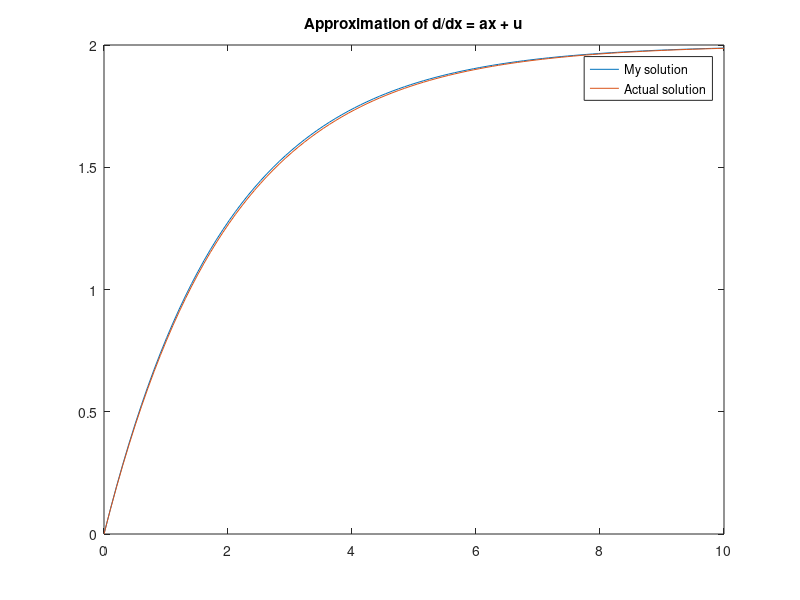

Write the MATLAB code that produced this figure.
% Pulizia ambiente
clear
% Pulizia console
clc
% Pulizia figure
clf

% Parametri
a = - 0.5;
u = 1;

punto_iniziale  = 0;
valore_iniziale = 0;
punto_finale    = 10;

% Spazio
x = linspace(punto_iniziale, punto_finale, 100);

%
% Funzione (x' = ax + u)
%   x(n + 1) - x(n) = a x(n) + u
%   x(n + 1) = x(n) ( a + 1 ) + u
%

% Step singolo
step = ( max(x) - min(x) ) / max(size(x));

f = [];
f(1) = valore_iniziale;
for i = 2:1:max(size(x))
  f(i) = f(i-1) + ( a * f(i - 1) + u ) * step;
endfor

% Plot

%% Funzione reale
prof = lsode(@(x, t) a * x + u, valore_iniziale, x);

%% Errore
error = abs(f - prof');
meanError = mean(error);
maxError = max(error);

plot (x, f, x, prof)
legend('My solution','Actual solution')
title('Approximation of d/dx = ax + u')

meanError
maxError